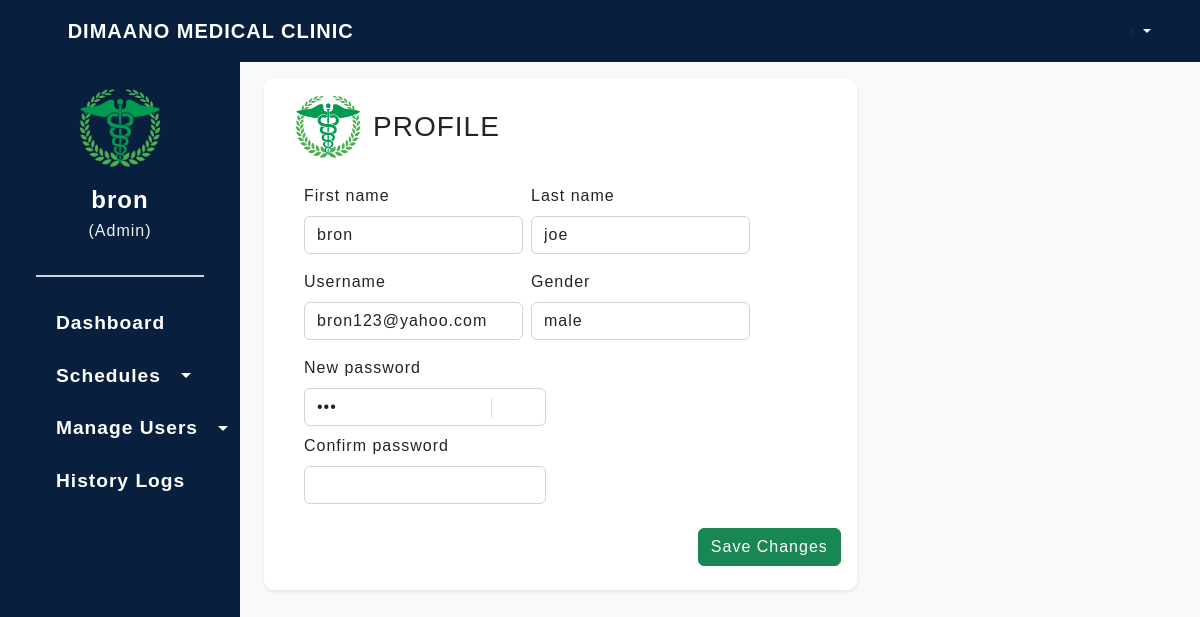
The app's page /superAdmin/profile_admin.php (signed in) with its own data.
### tables this page shows
CREATE TABLE `users` (
  `id` int(11) NOT NULL,
  `firstname` text NOT NULL,
  `lastname` text NOT NULL,
  `prof_img` text NOT NULL,
  `age` text NOT NULL,
  `gender` text NOT NULL,
  `username` text NOT NULL,
  `password` text NOT NULL,
  `address` text NOT NULL,
  `usertype` text NOT NULL,
  `user_status` text NOT NULL
);

### superAdmin/profile_admin.php (the view, shortened to what this page needs)
<?php
require_once '../database/dbconn.php';
$id = $_SESSION['id'];
$result = $mysqli->query("SELECT * FROM users WHERE id = '$id'");
$users = $result->fetch_assoc();
$firstname = $users['firstname'];
$lastname = $users['lastname'];
$user = $users['username'];
$gender = $users['gender'];
$password = $users['password'];
?>
<!DOCTYPE html>
<html lang="en">
<head>
    <link rel="stylesheet" href="../css/bootstrap.min.css">
    <link rel="stylesheet" href="../css/googleFonts.css">
    <link rel="stylesheet" href="../css/main.css">
</head>
<body>
    <?php include('include/navbar_admin.php') ?>
    <div class="d-flex bg-light" id="wrapper">
        <?php include('include/sidebar_admin.php') ?>
        <div id="page-content-wrapper">
            <div class="container-fluid mt-3 px-4">
                <div class="bg-white p-4 shadow-sm" style="width: 65%;">
                    <h3 class="mt-2 text-uppercase" style="margin-left: 85px;">Profile</h3>
                    <img src="../imgs/logo2_24_21540.png" class="profimg" alt="">
                    <form action="../process.php" method="POST" class="row ms-2 mt-4 g-3">
                        <div class="col-md-5">
                            <label for="firstname" class="form-label">First name</label>
                            <input type="text" name="firstname" class="form-control" id="firstname" value="<?= $firstname ?>">
                        </div>
                        <div class="col-md-5">
                            <label for="lastname" class="form-label">Last name</label>
                            <input type="text" name="lastname" class="form-control" id="lastname" value="<?= $lastname ?>">
                        </div>
                        <div class="col-md-5">
                            <label for="username" class="form-label">Username</label>
                            <input type="mail" name="username" class="form-control" id="username" value="<?= $user ?>">
                        </div>
                        <div class="col-md-5">
                            <label for="gender" class="form-label">Gender</label>
                            <input type="text" name="gender" class="form-control" id="gender" value="<?= $gender ?>">
                        </div>
                        <br>
                        <div class="div" style="width: 250px;">
                            <label for="password" class="form-label"> New password</label>
                            <i class="eyeToggle fa-solid fa-eye border-start px-2" id="eyetoggle"></i>
                            <input type="password" name="password" class="form-control" id="password" value="<?= $password ?>" required>
                            <label for="cpassword" class="form-label mt-2">Confirm password</label>
                            <input type="password" name="password" class="form-control" id="cpassword" value="" required>
                        </div>
                        <div class="col-12 mt-4 text-end">
                            <button type="submit" class="btn btn-success" name="saveedit">Save Changes</button>
                        </div>
                    </form>
                </div>
            </div>
        </div>
    </div>
</body>
</html>

### css/main.css (style rules this page uses)
:root { --second-bg-color: #c1efde; --blue: #64dfdf; }
* { margin: 0; padding: 0; box-sizing: border-box; letter-spacing: 1px; font-family: 'Poppins', sans-serif; }
.bg-white { border-radius: 10px; }
#page-content-wrapper { min-width: 100vw; }
@media (min-width: 1024px) { #page-content-wrapper { min-width: 0; width: 100%; } }

### superAdmin/profile_admin.php (style rules this page uses)
form { position: relative; }
.eyeToggle { margin-left: 70px; font-size: 1.2rem; position: absolute; bottom: 148px; cursor: pointer; }
.profimg { width: 80px; position: absolute; top: 90px; }

### records on screen
users: firstname "bron", lastname "joe", username "bron123@yahoo.com", gender "male"

### other values on screen
$_SESSION['greet'] "bron"
